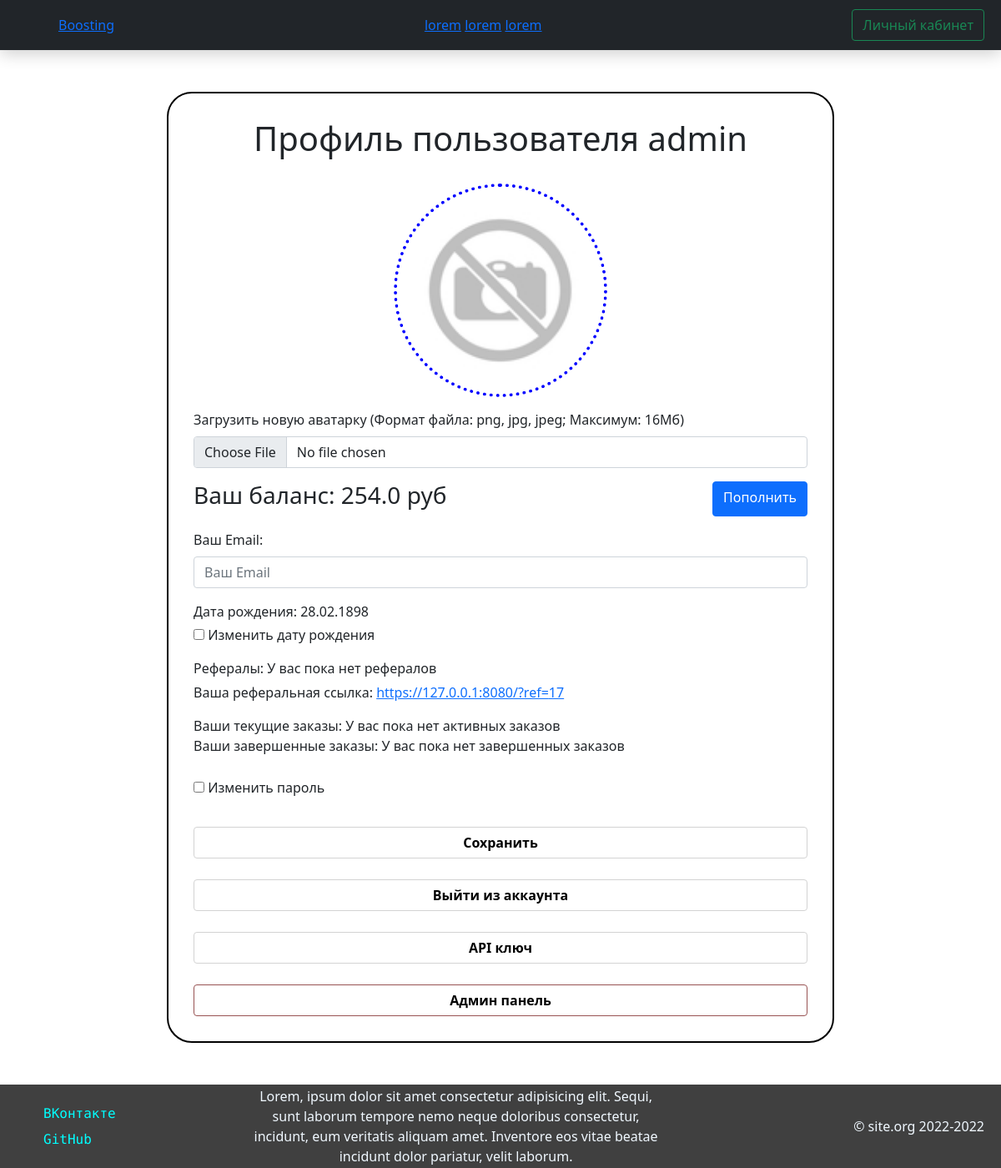
Before: /profile (signed in) with the older database file.
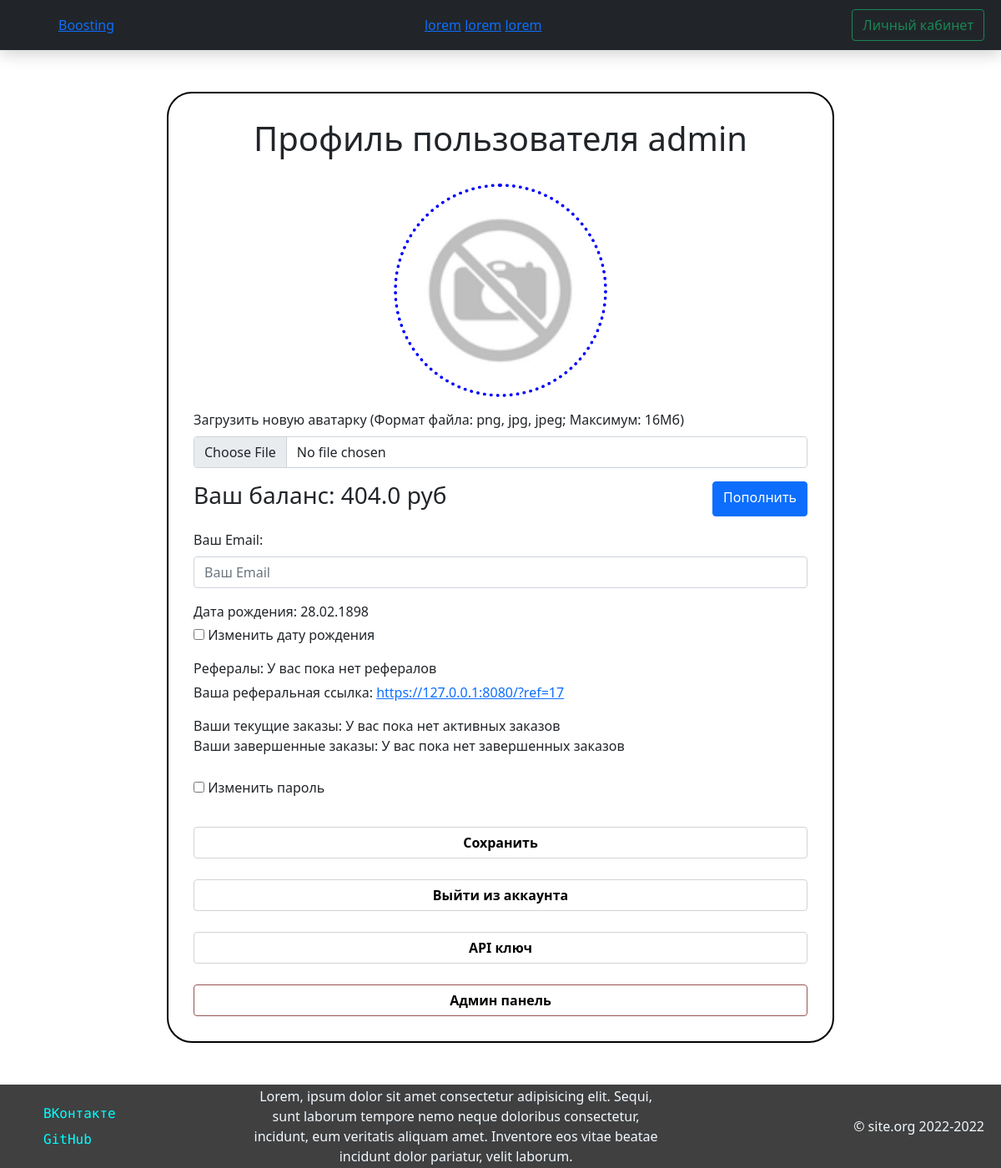
After: the same page with the newer database file.
### Site/models.py (models this page shows)
class User(db.Model, UserMixin, SerializerMixin):
    __tablename__ = 'user'
    id = db.Column(db.Integer, primary_key=True)
    login = db.Column(db.String, nullable=False, unique=True)
    email = db.Column(db.String, default="")
    password = db.Column(db.String, nullable=False)
    day = db.Column(db.Integer, nullable=False)
    month = db.Column(db.Integer, nullable=False)
    year = db.Column(db.Integer, nullable=False)
    parent = db.Column(db.Integer, default=-1)
    balance = db.Column(db.Float, default=0)
    orders_id = db.Column(db.String, default="")
    current_orders = db.Column(db.String, default="")
    admin_status = db.Column(db.Integer, default=0)
    is_banned = db.Column(db.Float, default=False)
    until = db.Column(db.String, default="")

### Site/routes.py (the view, shortened to what this page needs)
@app.route('/profile', methods=["GET", 'POST'])
@login_required
def profile():
    profile_id = request.args.get('user_id')
    superuser = None
    if profile_id:
        superuser = User.query.get(current_user.get_id())
    cur_user = User.query.get(current_user.get_id())
    if request.method == "POST":
        cur_email = current_user.email
        new_email = request.form.get("email")
        if cur_email != new_email:
            _p1, _p2 = new_email.split("@")
            def check_p1_email(p_test, not_allowed):
                arr_test = [p_test.startswith(i) for i in not_allowed] + [p_test.endswith(i) for i in not_allowed]
                print(arr_test)
                return any(arr_test)
            if check_p1_email(_p1, "./@#_*&") or _p2.count('.') != 1:
                flash('Неправильный формат почты')
            else:
                cur_user.email = new_email
        file = request.files.get('file')
        if file.filename:
            available = ['png', 'jpg', 'jpeg']
            file_res = file.filename.split('.')[-1]
            if file_res not in available:
                flash('Формат файла не поддерживается')
            else:
                img_location = 'Site/static/img/profile_images'
                if not os.path.isdir(img_location):
                    os.mkdir(img_location)
                new_file = f'{img_location}/{secure_filename(f"{current_user.get_id()}.png")}'
                file.save(new_file)
        if request.form.get('show-select'):
            day, month, year = [int(request.form.get(key)) for key in ["Day", "Month", "Year"]]
            if all([day, month, year]) and 1 <= day <= 31 and 1 <= month <= 12 and 1898 <= year <= 2022:
                if day > 29 and month == 2 and year % 4:
                    day = 28
                cur_user.day = day
                cur_user.month = month
                cur_user.year = year
            else:
                flash('Неправильная новая дата рождения')
        if request.form.get('change-password'):
            cur_pass, new_pass, new_pass2 = [request.form.get(f"pass{i}") for i in range(3)]
            print(cur_pass, new_pass, new_pass2)
            if check_password_hash(cur_user.password, cur_pass):
                if cur_pass == new_pass:
                    flash('Пароль не может совпадать с текущим')
                else:
                    cur_user.password = generate_password_hash(new_pass)
                    print('gud')
            else:
                flash('Введенный пароль не совпадает с текущим')
        db.session.commit()
        return redirect(url_for('profile'))
    else:
        p_image = url_for('static', filename=f'img/profile_images/{cur_user.id}.png')
        refs = ', '.join([user.login for user in User.query.filter_by(parent=cur_user.id).all()])
        refs = refs if refs else "У вас пока нет рефералов"
        current_orders = cur_user.current_orders if cur_user.current_orders else "У вас пока нет активных заказов"
        orders_id = cur_user.orders_id if cur_user.orders_id else "У вас пока нет завершенных заказов"
        try:
            birth = date(cur_user.year, cur_user.month, cur_user.day).strftime("%d.%m.%Y")
        except ValueError:
            birth = date(cur_user.year, cur_user.month, cur_user.day - 1).strftime("%d.%m.%Y")
            cur_user.day -= 1
            db.session.commit()
        if not os.path.exists("Site/" + p_image):
            p_image = DEFAULT_PROFILE_IMAGE
        return render_template('profile.html',
                               css=url_for('static', filename="css/profile.css"),
                               nickname=get_user_nick(),
                               user=cur_user,
                               profile_image=p_image,
                               birth=birth,
                               refs=refs,
                               ref_id=cur_user.id,
                               current_orders=current_orders,
                               completed_orders=orders_id)

### Site/auth.py (called while the page is built)
@login_manager.user_loader
def load_user(user_id):
    return User.query.get(user_id)

### Site/routes.py (called while the page is built)
def get_user_nick():
    try:
        nick = User.query.get(current_user.get_id()).login
    except AttributeError:
        nick = None
    return nick

### Site/templates/profile.html (shortened to what this page needs)
{% extends "base.html" %}
{% block head %}
    {{super()}}
    <link rel="stylesheet" href={{css|safe}}>
{% endblock %}
{% block container %}
    <div class="profile-container">
        <h1>Профиль пользователя {{user.login}}</h1>
        <form action="" class="profile" method="post", enctype="multipart/form-data" onsubmit="return validate_profile()">
            <div class="avatar">
                <img src="{{profile_image|safe}}" alt="" class="profile-image">
                <div class="mb-3">
                    <label for="formFile" class="form-label">Загрузить новую аватарку (Формат файла: png, jpg, jpeg; Максимум: 16Мб)</label>
                    <input class="form-control" type="file" id="formFile" name="file">
                </div>
            </div>
            <div class="balance mb-3">
                <h3>Ваш баланс: {{user.balance}} руб</h3>
                <a href="/topup" class="btn btn-primary" style="margin-left: 10px;">Пополнить</a>
            </div>
            <div class="email mb-3">
                <label for="email-input" class="form-label">Ваш Email:</label>
                <input name="email" type="email" id="email-input" class="form-control" placeholder="Ваш Email" value="{{user.email}}">
            </div>
            <div class="birth">
                <p style="margin-bottom: 0;">Дата рождения: {{birth}}</p>
                <div class="show-select-div mt-1 mb-3" >
                    <input type="checkbox" name="show-select" id="show-select">
                    <label for="show-select" id="show-select">Изменить дату рождения</label>
                </div>
            </div>
            <div class="referals mb-3" style="display: block;">
                <p style="margin-bottom: 0;">Рефералы: {{refs}}</p>
                <p style="margin-top: 5px;">Ваша реферальная ссылка: <a href="/?ref={{ref_id}}">https://127.0.0.1:8080/?ref={{ref_id}}</a></p>
            </div>
            <div class="orders mb-3">
                <div class="current-orders">
                    Ваши текущие заказы: {{current_orders}}
                </div>
                <div class="completed-orders">
                    Ваши завершенные заказы: {{completed_orders}}
                </div>
            </div>
            <div class="change-password">
                <input type="checkbox" name="change-password" id="change-password">
                <label for="change-password">Изменить пароль</label>
            </div>
            <button type="submit" class="submit-button">
                Сохранить
            </button>
        </form>
        <div class="buttons">
            <a href="/logout" class="submit-button a-button">Выйти из аккаунта</a>
            <a href="/apikey" class="submit-button a-button">API ключ</a>
            {% if user.admin_status > 0 %}
            <a href="/admin" class="submit-button a-button" style="border: 1px solid rgb(152, 83, 83);">Админ панель</a>
            {% endif %}
        </div>
    </div>
{% endblock %}

### Site/templates/base.html (shortened to what this page needs)
<!DOCTYPE html>
<html lang="en">
<head>
    {% block head %}
    <link href="/static/css/base.css" rel="stylesheet">
    <link href="https://cdn.jsdelivr.net/npm/bootstrap@5.1.3/dist/css/bootstrap.min.css" rel="stylesheet">
    {% endblock %}
</head>
<body>
    <nav class="header navbar-dark bg-dark">
        <a href="/" class="logo"><img src="" alt="">Boosting</a>
        <ul class="mnu_top">
            <li><a href="/">lorem</a></li>
            <li><a href="/">lorem</a></li>
            <li><a href="/">lorem</a></li>
        </ul>
        <div class="login_top">
            {% if not user.login %}
            <a href="/login"><button class="btn btn-outline-success">Авторизация</button></a>
            {% else %}
            <a href="/profile"><button class="btn btn-outline-success">Личный кабинет</button></a>
            {% endif %}
        </div>
    </nav>
    <div class="container" style="padding: 0;">
        {% block container %}
        {% endblock %}
    </div>
    <footer class="endpage" style="padding: 0 20px;">
        <ul class="socials">
            <li><a href="https://vk.com/nelttjen">ВКонтакте</a></li>
            <li><a href="https://github.com/nelttjen">GitHub</a></li>
        </ul>
        <div class="information" style="display: block; width: 500px; text-align: center;">
            Lorem, ipsum dolor sit amet consectetur adipisicing elit. Sequi, sunt laborum tempore nemo neque doloribus consectetur, incidunt, eum veritatis aliquam amet. Inventore eos vitae beatae incidunt dolor pariatur, velit laborum.
        </div>
        <div class="copyright">
            © site.org 2022-2022
        </div>
    </footer>
</body>
</html>

### Site/static/css/base.css (style rules this page uses)
* { margin: 0; padding: 0; box-sizing: content-box; }
html { height: 100%; }
body { margin: 0; min-height: 100%; display: grid; grid-template-rows: auto 1fr auto; }
.header { min-width: 400px; width: 100%; height: 60px; box-shadow: 0 4px 20px rgba(0, 0, 0, .2); padding: 0.5rem 1.25rem; background-color: palegreen; display: flex; justify-content: space-between; align-items: center; }
.mnu_top { list-style-type: none; padding-left: 0; margin-bottom: 0; }
.mnu_top li { display: inline-block; }
.logo { margin-left: 50px; }
.endpage { width: 100%; height: 100px; background-color: rgba(0, 0, 0, .75); color: aliceblue; display: flex; justify-content: space-between; align-items: center; }
.socials { margin-top: 25px; width: 50px; height: 70px; list-style-type: none; }
.socials li { padding: 15% 0; }
.socials a { text-decoration: none; color: aqua; font-family: 'Red Hat Mono', monospace; }
.container { position: relative; }
.submit-button { margin-top: 25px; background-color: white; font-weight: 600; display: block; width: 100%; padding: 0.375rem 0.75rem; border: 1px solid lightgray; border-radius: 0.25rem; transition: 0.25s; }
.a-button { color: black; text-decoration: none; text-align: center; }

### Site/static/css/profile.css (style rules this page uses)
.profile-container { width: 800px; height: auto; border: 2px solid black; border-radius: 30px; margin: 50px auto; padding: 30px; }
.profile-container h1 { text-align: center; margin-bottom: 30px; }
.profile-image { width: 256px; height: 256px; border: 4px dotted blue; border-radius: 50%; display: block; margin: auto; margin-bottom: 15px; }
.balance { display: flex; justify-content: space-between; }
label { user-select: none; cursor: pointer; }
.change-password { display: block; }
.change-password label { margin: 10px 0; }

Changed rows visible on the page:
changed User "admin": balance "254.0" → "404.0"
